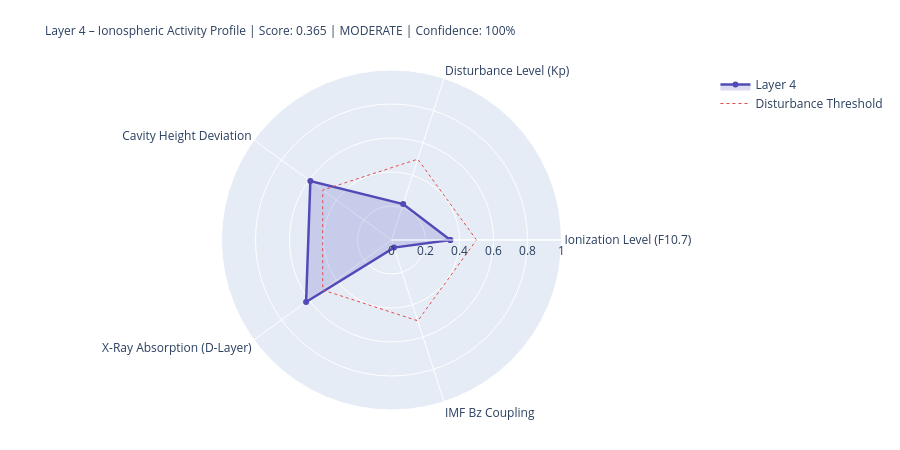

The notebook cell saved with this chart:
### Markdown cell above
---
## 4. State Assessment & Handoff to Layer 5

### Code cell
# ============================================================
# LAYER-4-SCORE
# ============================================================

COMPONENTS = {
    'Ionization Level (F10.7)':    {'score': ioniz,       'source': 'primary' if f107_now else 'from_layer0', 'dynamic': True},
    'Disturbance Level (Kp)':          {'score': disturb,     'source': 'primary' if kp_now   else 'from_layer0', 'dynamic': True},
    'Cavity Height Deviation':    {'score': h_dev,       'source': 'derived',                                'dynamic': True},
    'X-Ray Absorption (D-Layer)':{'score': xray_ioniz,  'source': 'primary' if xray_now else 'missing',     'dynamic': True},
    'IMF Bz Coupling':             {'score': bz_coupling, 'source': 'primary' if bz_now   else 'from_layer0', 'dynamic': True},
}

available    = {k: v['score'] for k, v in COMPONENTS.items() if v['score'] is not None}
unavailable  = [k for k, v in COMPONENTS.items() if v['score'] is None]
layer4_score = round(sum(available.values()) / len(available), 4) if available else None
confidence   = round(len(available) / len(COMPONENTS), 2)
level = ('unknown' if layer4_score is None
         else 'quiet'   if layer4_score < 0.3
         else 'moderate' if layer4_score < 0.6
         else 'active')
dominant_l4 = max(available, key=available.get) if available else 'none'

# Resonance delta for Schumann SR-1
sr1_ref = schumann_freq(1, 80.0)
sr1_now = schumann_freq(1, h_eff)
sr1_delta_mhz = (sr1_now - sr1_ref) * 1000

# Propagation conditions
prop_cond = ('disturbed'   if kp_val > 4
             else 'unsettled' if kp_val > 2
             else 'normal')
if xray_class in ['X', 'M']:
    prop_cond = 'Radio-Blackout moeglich'

W = 68
print('=' * W)
print('LAYER 4 – IONOSPHERE – STATE ASSESSMENT')
print('=' * W)
for name, comp in COMPONENTS.items():
    s = comp['score']
    if s is not None:
        bar = '█' * int(s * 20) + '░' * (20 - int(s * 20))
        print(f'  {name:<36} {bar}  {s:.3f}  [{comp["source"]}]')
    else:
        print(f'  {name:<36} {"─" * 20}  n/a   [missing]')
print('-' * W)
print(f'  Score:          {layer4_score:.3f}  ({len(available)}/{len(COMPONENTS)} components)')
print(f'  Confidence:     {confidence:.0%}')
print(f'  Level:          {level.upper()}')
print(f'  Dominant:       {dominant_l4}')
print(f'  Cavity height:  {h_eff:.1f} km  (Ref: 80.0 km)')
print(f'  SR-1:           {sr1_now:.3f} Hz  (Δ {sr1_delta_mhz:+.1f} mHz vs. ref)')
print(f'  Propagation:    {prop_cond}')
print(f'  X-Ray:          {xray_class}-class  ({xray_now:.2e} W/m²)' if xray_now else '  X-Ray:          n/a')
print('=' * W)

# Radar
cats   = list(available.keys())
vals_r = list(available.values())
if len(cats) >= 3:
    fig = go.Figure()
    fig.add_trace(go.Scatterpolar(
        r=vals_r + [vals_r[0]], theta=cats + [cats[0]],
        fill='toself', fillcolor='rgba(83,74,183,0.20)',
        line=dict(color='#534AB7', width=2.5), name='Layer 4'
    ))
    fig.add_trace(go.Scatterpolar(
        r=[0.5] * (len(cats)+1), theta=cats + [cats[0]],
        line=dict(color='#E24B4A', dash='dot', width=1),
        mode='lines', name='Disturbance Threshold'
    ))
    fig.update_layout(
        title=dict(
            text=f'Layer 4 – Ionospheric Activity Profile | Score: {layer4_score:.3f} | {level.upper()} | Confidence: {confidence:.0%}',
            font=dict(size=12)
        ),
        polar=dict(radialaxis=dict(visible=True, range=[0, 1])),
        height=450, showlegend=True,
        margin=dict(l=80, r=80, t=70, b=40)
    )
    fig.show()

### Figure 1 — Plotly figure (JSON) as saved in the notebook; plotly's stock layout.template omitted (floating-point values rounded to 4 significant figures)
{"data": [{"fill": "toself", "fillcolor": "rgba(83,74,183,0.20)", "line": {"color": "#534AB7", "width": 2.5}, "name": "Layer 4", "r": [0.346, 0.222, 0.59, 0.621, 0.047, 0.346], "theta": ["Ionization Level (F10.7)", "Disturbance Level (Kp)", "Cavity Height Deviation", "X-Ray Absorption (D-Layer)", "IMF Bz Coupling", "Ionization Level (F10.7)"], "type": "scatterpolar"}, {"line": {"color": "#E24B4A", "dash": "dot", "width": 1}, "mode": "lines", "name": "Disturbance Threshold", "r": [0.5, 0.5, 0.5, 0.5, 0.5, 0.5], "theta": ["Ionization Level (F10.7)", "Disturbance Level (Kp)", "Cavity Height Deviation", "X-Ray Absorption (D-Layer)", "IMF Bz Coupling", "Ionization Level (F10.7)"], "type": "scatterpolar"}], "layout": {"height": 450, "margin": {"b": 40, "l": 80, "r": 80, "t": 70}, "polar": {"radialaxis": {"range": [0, 1], "visible": true}}, "showlegend": true, "title": {"font": {"size": 12}, "text": "Layer 4 – Ionospheric Activity Profile | Score: 0.365 | MODERATE | Confidence: 100%"}}}
